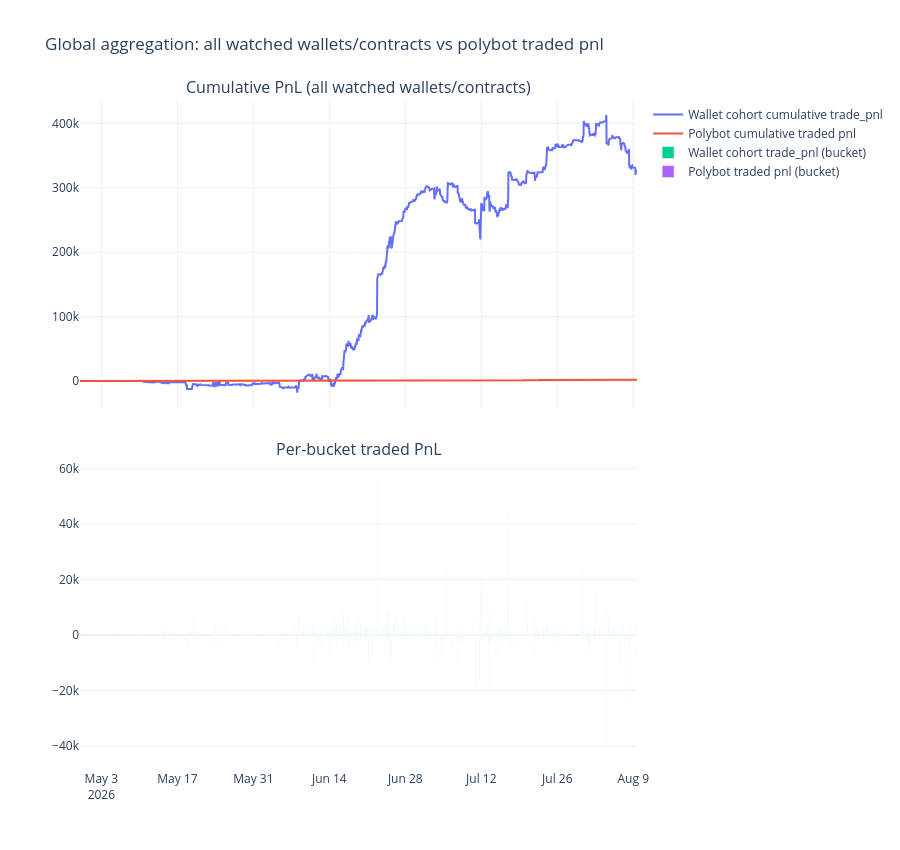

The notebook cell saved with this chart:
### Code cell
fig_global = make_subplots(
    rows=2, cols=1, shared_xaxes=True, vertical_spacing=0.08,
    subplot_titles=('Cumulative PnL (all watched wallets/contracts)', 'Per-bucket traded PnL')
)

fig_global.add_trace(
    go.Scatter(x=agg.index, y=agg['wallet_cum_trade_pnl'], mode='lines', name='Wallet cohort cumulative trade_pnl'),
    row=1, col=1
)
fig_global.add_trace(
    go.Scatter(x=agg.index, y=agg['polybot_cum_trade_pnl'], mode='lines', name='Polybot cumulative traded pnl'),
    row=1, col=1
)

fig_global.add_trace(
    go.Bar(x=agg.index, y=agg['wallet_trade_pnl'], name='Wallet cohort trade_pnl (bucket)'),
    row=2, col=1
)
fig_global.add_trace(
    go.Bar(x=agg.index, y=agg['polybot_trade_pnl'], name='Polybot traded pnl (bucket)'),
    row=2, col=1
)

fig_global.update_layout(
    height=850, template='plotly_white',
    title='Global aggregation: all watched wallets/contracts vs polybot traded pnl',
    barmode='group',
)
fig_global.show()

### Figure 1 — Plotly figure (JSON) as saved in the notebook; plotly's stock layout.template omitted (floating-point values rounded to 4 significant figures; data arrays with more than 128 entries replaced by an {"elided": "..."} marker saying what was removed)
{"data": [{"mode": "lines", "name": "Wallet cohort cumulative trade_pnl", "type": "scatter", "x": {"elided": "2463 str values"}, "xaxis": "x", "y": {"elided": "2463 float values"}, "yaxis": "y"}, {"mode": "lines", "name": "Polybot cumulative traded pnl", "type": "scatter", "x": {"elided": "2463 str values"}, "xaxis": "x", "y": {"elided": "2463 float values"}, "yaxis": "y"}, {"name": "Wallet cohort trade_pnl (bucket)", "type": "bar", "x": {"elided": "2463 str values"}, "xaxis": "x2", "y": {"elided": "2463 float values"}, "yaxis": "y2"}, {"name": "Polybot traded pnl (bucket)", "type": "bar", "x": {"elided": "2463 str values"}, "xaxis": "x2", "y": {"elided": "2463 float values"}, "yaxis": "y2"}], "layout": {"annotations": [{"font": {"size": 16}, "showarrow": false, "text": "Cumulative PnL (all watched wallets/contracts)", "x": 0.5, "xanchor": "center", "xref": "paper", "y": 1, "yanchor": "bottom", "yref": "paper"}, {"font": {"size": 16}, "showarrow": false, "text": "Per-bucket traded PnL", "x": 0.5, "xanchor": "center", "xref": "paper", "y": 0.46, "yanchor": "bottom", "yref": "paper"}], "barmode": "group", "height": 850, "title": {"text": "Global aggregation: all watched wallets/contracts vs polybot traded pnl"}, "xaxis": {"anchor": "y", "domain": [0, 1], "matches": "x2", "showticklabels": false}, "xaxis2": {"anchor": "y2", "domain": [0, 1]}, "yaxis": {"anchor": "x", "domain": [0.54, 1]}, "yaxis2": {"anchor": "x2", "domain": [0, 0.46]}}}
